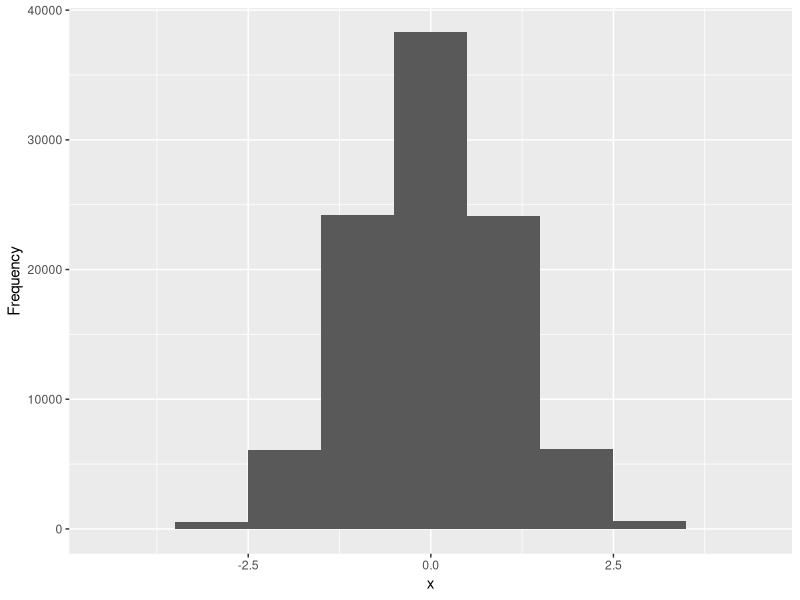

Write R code to recreate this figure.
## ---- chunk 1

generate_histogram_data <- function(n = 1000, modality, symmetry, skewness) {
  if (!modality %in% c(1, 2, 3)) {
    stop("Modality must be 1 (unimodal), 2 (bimodal), or 3 (multimodal).")
  }
  if (!symmetry %in% c(1, 2)) {
    stop("Symmetry must be 1 (symmetric) or 2 (asymmetric).")
  }
  if (!skewness %in% c(1, 2, 3)) {
    stop("Skewness must be 1 (right), 2 (left), or 3 (none, but asymmetric).")
  }

  if (modality == 1) {
    # Unimodal
    if (symmetry == 1) {
      # Symmetric (Normal distribution)
      data <- rnorm(n)
    } else {
      # Asymmetric
      if (skewness == 1) {
        # Right-skewed (Exponential or Gamma-like)
        data <- rexp(n, rate = 1)
      } else if (skewness == 2) {
        # Left-skewed (Reflected Gamma-like)
        data <- -rexp(n, rate = 1)
      } else {
        # Asymmetric, no specific skew (e.g., a shifted distribution)
        data <- c(runif(round(0.9 * n, 0), 0, 30), rnorm(round(0.1 * n, 0), sample(c(5:10, 20:25), 1), 1))
        
      }
    }
  } else if (modality == 2) {
    # Bimodal (Mixture of two normals)
    if (symmetry == 1) {
      # Symmetric bimodal (Means equidistant from 0)
      mean1 <- sample(-10:-2, 1)
      mean2 <- -1 * mean1
      group <- rbinom(n, 1, 0.5)
      data <- ifelse(group == 0, rnorm(n, mean1, 1), rnorm(n, mean2, 1))
    } else {
      # Asymmetric bimodal (Means not equidistant or different SDs)
        n1 <- round(runif(1, 0.25, 0.35) * n, 0)
        n2 <- n - n1

        if(sample(0:1, 1) == 1) {
            n1 <- n - n1
            n2 <- n - n2
        }

        mean1 <- sample(-10:-2, 1)
        mean2 <- sample(max(2, mean1+5):10, 1)

        d1 <- rnorm(n1, 0, 1) + mean1
        d2 <- rnorm(n2, 0, 1) + mean2 

        if (skewness == 1) {
            m <- sum(d2 > mean2)
            d3 <- rexp(m, rate = 1/mean2)
            d2 <- c(d2[which(d2 < mean2)], d3[which(d3 > mean2)])
        } else if (skewness == 2) {
            m <- sum(d1 < mean1)
            d3 <- -1*rexp(m, rate = 1/abs(mean1))
            d1 <- c(d1[which(d1 > mean1)], d3[which(d3 < mean1)])
        }

        data <- c(d1, d2)

        data <- data[which(data > 3 * mean1 & data < 3 * mean2)]
    }
  } else {
    # Multimodal (Mixture of multiple normals)

    if(symmetry == 1) {
        # Take 50% at middle and then 25% at lower models 
        mean1 <- sample(-10:-3, 1)
        mean2 <- -1 * mean1
        group <- rbinom(n, 1, 0.5)
        data <- ifelse(group == 0, rnorm(n, mean1, 1), rnorm(n, mean2, 1))
        data <- c(data, rnorm(n, 0, 1))
    } else {
        # Asymmetric bimodal (Means not equidistant or different SDs)
        
        mean1 <- sample(-10:-2, 1)
        mean2 <- sample(max(2, mean1+5):10, 1)
        mean3 <- mean1 - 5
        mean4 <- mean2 + 5 

        n1 <- round(runif(1, 0.35, 0.45) * n / 2, 0)
        n2 <- n - n1

        if(sample(0:1, 1) == 1) {
            n1 <- n - n1
            n2 <- n - n2
        }

        d1 <- rnorm(n1, 0, 1) + mean1
        d2 <- rnorm(n2, 0, 1) + mean2 
        d3 <- rnorm(n2, 0, 1) + mean3
        d4 <- rnorm(n1, 0, 1) + mean4

        if (skewness == 1) {
            m <- sum(d4 > mean4)
            d5 <- rexp(m, rate = 1/mean4)
            d4 <- c(d4[which(d4 < mean4)], d5[which(d5 > mean4)])
        } else if (skewness == 2) {
            m <- sum(d3 < mean3)
            d5 <- -1*rexp(m, rate = 1/abs(mean3))
            d3 <- c(d3[which(d3 > mean3)], d5[which(d5 < mean3)])
        }

        data <- c(d1, d2, d3, d4)

        data <- data[which(data > 3 * mean3 & data < 3 * mean4)]
    }
  }
  return(data)
}

n <- 100000

modality <- sample(1:3, 1)
symmetry <- sample(1:2, 1)
skewness <- sample(1:3, 1)

if(symmetry == 1) {
    skewness <- 3
}

data <- generate_histogram_data(n, modality, symmetry, skewness)

ans1 <- c(FALSE, FALSE, FALSE)
ans2 <- c(FALSE, FALSE)
ans3 <- c(FALSE, FALSE, FALSE)

ans1[modality] <- TRUE
ans2[symmetry] <- TRUE
ans3[skewness] <- TRUE

id <- sprintf("%010d", sample(0:1000000000, 1))

## ---- chunk 2
library(ggplot2)
ggplot(data.frame(x = data), aes(x=x)) + geom_histogram(binwidth = 1) + labs(y = "Frequency")
